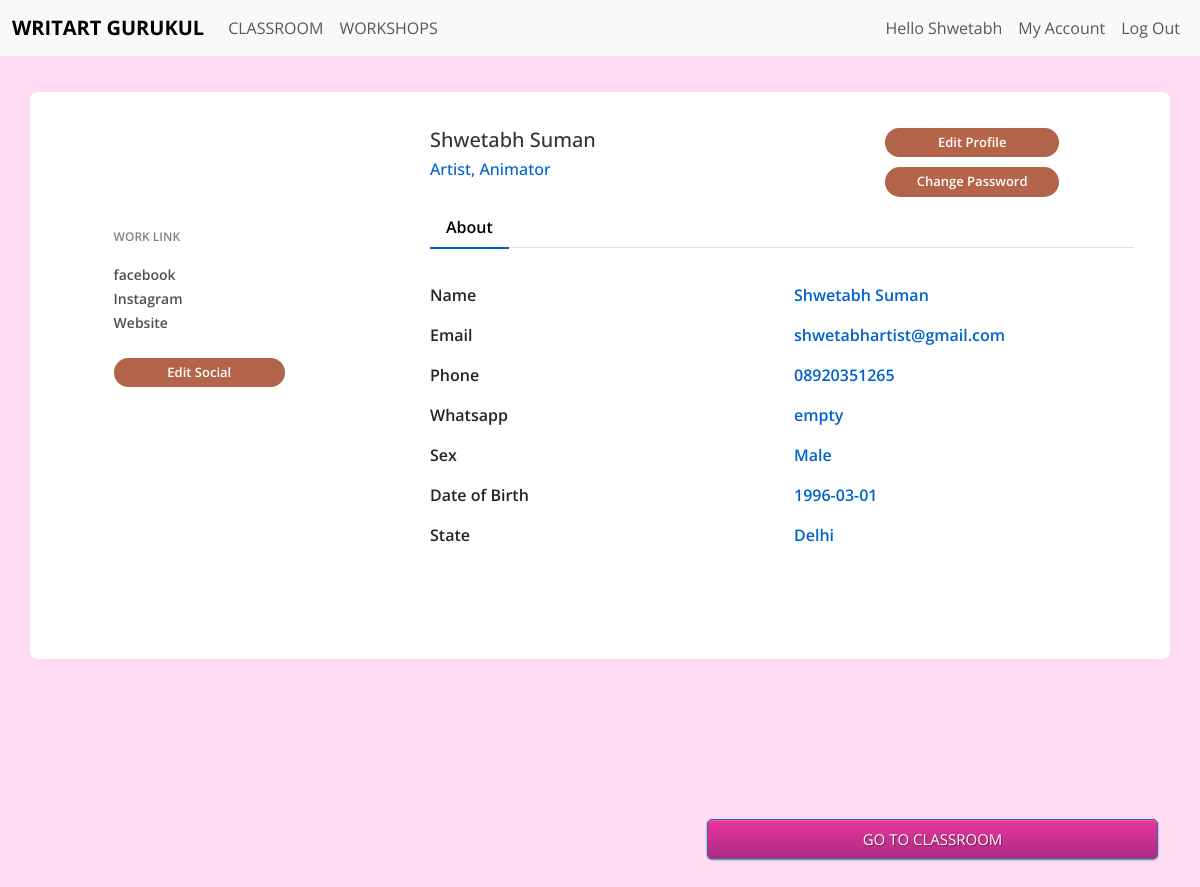
/account/ (signed in), run on the app's committed database.
### models/member.py (models this page shows, shortened)
class Member(UserMixin, db.Model):
    id = db.Column(db.Integer, primary_key=True)
    email = db.Column(db.String(100), unique=True)
    password = db.Column(db.String(100))
    name = db.Column(db.String(1000))
    phone = db.Column(db.String(15), unique=True)
    whatsapp = db.Column(db.String(15))
    profession = db.Column(db.String(100))
    sex = db.Column(db.String(10))
    dob = db.Column(db.String(15))
    state = db.Column(db.String(100))
    fb_url = db.Column(db.String(100))
    insta_url = db.Column(db.String(100))
    website = db.Column(db.String(100))
    registration_date = db.Column(db.String(50))
    participated = db.relationship('Workshop', secondary=member_workshop, backref='participants')
    role = db.relationship('Role', secondary=member_role, backref='members')

### routes/account.py (the view, shortened to what this page needs)
@login_required
@account.route('/', methods=['GET', 'POST'])
def home():
    admin = db.session.query(Role).filter_by(name='admin').one_or_none()
    if len(current_user.participated) > 0:
        certificate = True
    else:
        certificate = False
    certificate_list = []
    return render_template('my_account.html', certificate_list=certificate_list, certificate=certificate,
                           name=current_user.name, logged_in=current_user.is_authenticated, admin=admin)

### app.py (called while the page is built)
@login_manager.user_loader
def load_user(member_id):
    return db.get_or_404(Member, member_id)

### routes/templates/my_account.html (shortened to what this page needs)
{% extends "base.html" %}
{% block content %}
<div>
    <div class="container user-profile">
        <form method="post">
            <div class="row">
                <div class="col-md-4">
                </div>
                <div class="col-md-5">
                    <div class="profile-head">
                                <h5>
                                    {{current_user.name}}
                                </h5>
                                <h6>
                                    {{current_user.profession}}
                                </h6>
                    </div>
                </div>
                <div class="col-md-3">
                    <input type="button" class="profile-edit-btn" name="btnAddMore" onclick="openForm2()" value="Edit Profile"/>
                    <input type="button" class="profile-edit-btn" name="change-password" onclick="openForm()" value="Change Password"/>
                </div>
            </div>
            <div class="row">
                <div class="col-md-4">
                    <div class="profile-work">
                        <p>WORK LINK</p>
                        <a href="{{current_user.fb_url}}">facebook</a><br/>
                        <a href="{{current_user.insta_url}}">Instagram</a><br/>
                        <a href="{{current_user.website}}">Website</a><br><br>
                        <input type="button" class="profile-edit-btn" onclick="openSocialUpdatePopup()" value="Edit Social"/>
                    </div>
                </div>
                <div class="col-md-8 profile-head2">
                    <ul class="nav nav-tabs" id="myTab" role="tablist">
                            <li class="nav-item">
                                <a class="nav-link active" id="home-tab" data-toggle="tab" href="#home" role="tab" aria-controls="home" aria-selected="true">About</a>
                            </li>
                        </ul>
                    <div class="tab-content profile-tab" id="myTabContent">
                        <div class="tab-pane fade show active" id="home" role="tabpanel" aria-labelledby="home-tab">
                                    <div class="row">
                                        <div class="col-md-6">
                                            <label>Name</label>
                                        </div>
                                        <div class="col-md-6" id="name-info">
                                            <p>{{current_user.name}}</p>
                                        </div>
                                    </div>
                                    <div class="row">
                                        <div class="col-md-6">
                                            <label>Email</label>
                                        </div>
                                        <div class="col-md-6" id="email-info">
                                            <p>{{current_user.email}}</p>
                                        </div>
                                    </div>
                                    <div class="row">
                                        <div class="col-md-6">
                                            <label>Phone</label>
                                        </div>
                                        <div class="col-md-6" id="phone-info">
                                            <p>{{current_user.phone}}</p>
                                        </div>
                                    </div>
                                    <div class="row">
                                        <div class="col-md-6">
                                            <label>Whatsapp</label>
                                        </div>
                                        <div class="col-md-6" id="whatsapp-info">
                                            {% if current_user.whatsapp == '' %}
                                                <p>empty</p>
                                            {% else %}
                                                <p>{{current_user.whatsapp}}</p>
                                            {% endif %}
                                        </div>
                                    </div>
                                    <div class="row">
                                        <div class="col-md-6">
                                            <label>Sex</label>
                                        </div>
                                        <div class="col-md-6" >
                                            <p>{{current_user.sex.capitalize()}}</p>
                                        </div>
                                    </div>
                                    <div class="row">
                                        <div class="col-md-6">
                                            <label>Date of Birth</label>
                                        </div>
                                        <div class="col-md-6">
                                            <p>{{current_user.dob}}</p>
                                        </div>
                                    </div>
                                    <div class="row">
                                        <div class="col-md-6">
                                            <label>State</label>
                                        </div>
                                        <div class="col-md-6">
                                            <p>{{current_user.state}}</p>
                                        </div>
                                    </div>
                                    <div class="row">
                                    </div>
                        </div>
                    </div>
                </div>
            </div>
        </form>
    </div>
    <div id="classroom-action">
        <div class="container" >
            <div class="row">
                <div class="col-7">
                </div>
                <div class="col-5">
                    <a href="{{ url_for('school.classroom') }}" CLASS="btn btn-primary btn-block btn-large" role="button">GO TO CLASSROOM</a>
                </div>
            </div>
        </div>
    </div>
</div>
{% endblock %}

### routes/templates/base.html (shortened to what this page needs)
<!DOCTYPE html>
<html>
  <head>
    <link
      rel="stylesheet"
      href="https://stackpath.bootstrapcdn.com/bootstrap/4.5.2/css/bootstrap.min.css"
    />
    <link href="https://cdn.jsdelivr.net/npm/bootstrap@5.3.2/dist/css/bootstrap.min.css" rel="stylesheet">
    <link
      rel="stylesheet"
      href="{{ url_for('static', filename='css/styles.css')}}"
    />
  </head>
  <body>
    <nav class="navbar navbar-expand-lg bg-body-tertiary">
  <div class="container-fluid">
    <a class="navbar-brand" href="{{ url_for('main.home') }}"><b>WRITART GURUKUL</b></a>
    <div class="collapse navbar-collapse" id="navbarSupportedContent">
      <ul class="navbar-nav me-auto mb-2 mb-lg-0">
        <li class="nav-item">
          <a class="nav-link" href="{{ url_for('school.classroom') }}">CLASSROOM</a>
        </li>
        <li class="nav-item">
          <a class="nav-link" href="{{ url_for('school.home') }}">WORKSHOPS</a>
        </li>
      </ul>
      <form class="d-flex" >
      {% if not logged_in %}
        <ul class="navbar-nav">
          <li class="nav-item">
            <a class="nav-link" href="{{url_for('account.login')}}">Login/Register</a>
          </li>
        </ul>
      {% else %}
        <ul class="navbar-nav">
          <li class="nav-item">
            <a class="nav-link" href="{{url_for('account.home')}}">Hello {{ current_user.name.split()[0] }}</a>
          </li>
          <li class="nav-item">
            <a class="nav-link" href="{{url_for('account.home')}}">My Account</a>
          </li>
          <li class="nav-item">
            <a class="nav-link" href="{{url_for('account.logout')}}">Log Out</a>
          </li>
        </ul>
      {% endif %}
      </form>
    </div>
  </div>
</nav>
    {% block content %}
    {% endblock %}
  </body>
</html>

### static/css/styles.css (style rules this page uses)
.btn { display: inline-block; *display: inline; *zoom: 1; padding: 4px 10px 4px; margin-bottom: 0; font-size: 13px; line-height: 18px; color: #333333; text-align: center;text-shadow: 0 1px 1px rgba(255, 255, 255, 0.75); vertical-align: middle; background-color: #f5f5f5; background-image: -moz-linear-gradient(top, #ffffff, #e6e6e6); background-image: -ms-linear-gradient(top, #ffffff, #e6e6e6); background-image: -webkit-gradient(linear, 0 0, 0 100%, from(#ffffff), to(#e6e6e6)); background-image: -webkit-linear-gradient(top, #ffffff, #e6e6e6); background-image: -o-linear-gradient(top, #ffffff, #e6e6e6); background-image: linear-gradient(top, #ffffff, #e6e6e6); background-repeat: repeat-x; filter: progid:dximagetransform.microsoft.gradient(startColorstr=#ffffff, endColorstr=#e6e6e6, GradientType=0); border-color: #e6e6e6 #e6e6e6 #e6e6e6; border-color: rgba(0, 0, 0, 0.1) rgba(0, 0, 0, 0.1) rgba(0, 0, 0, 0.25); border: 1px solid #e6e6e6; -webkit-border-radius: 4px; -moz-border-radius: 4px; border-radius: 4px; -webkit-box-shadow: inset 0 1px 0 rgba(255, 255, 255, 0.2), 0 1px 2px rgba(0, 0, 0, 0.05); -moz-box-shadow: inset 0 1px 0 rgba(255, 255, 255, 0.2), 0 1px 2px rgba(0, 0, 0, 0.05); box-shadow: inset 0 1px 0 rgba(255, 255, 255, 0.2), 0 1px 2px rgba(0, 0, 0, 0.05); cursor: pointer; *margin-left: .3em; }
.btn-large { padding: 9px 14px; font-size: 15px; line-height: normal; -webkit-border-radius: 5px; -moz-border-radius: 5px; border-radius: 5px; }
.btn-primary, .btn-primary:hover { text-shadow: 0 -1px 0 rgba(0, 0, 0, 0.25); color: #ffffff; }
.btn-primary { background-color: #AB2B83; background-image: -moz-linear-gradient(top, #6eb6de, #AB2B83); background-image: -ms-linear-gradient(top, #6eb6de, #AB2B83); background-image: -webkit-gradient(linear, 0 0, 0 100%, from(#792399), to(#AB2B83)); background-image: -webkit-linear-gradient(top, #EA369B, #AB2B83); background-image: -o-linear-gradient(top, #6eb6de, #5AB2B83); background-image: linear-gradient(top, #5D067E, #4a77d4); background-repeat: repeat-x; filter: progid:dximagetransform.microsoft.gradient(startColorstr=#6eb6de, endColorstr=#4a77d4, GradientType=0); border: 1px solid #3762bc; text-shadow: 1px 1px 1px rgba(0,0,0,0.4); box-shadow: inset 0 1px 0 rgba(255, 255, 255, 0.2), 0 1px 2px rgba(0, 0, 0, 0.5); }
.btn-block { width: 100%; display:block; margin-bottom:20px; }
* { -webkit-box-sizing:border-box; -moz-box-sizing:border-box; -ms-box-sizing:border-box; -o-box-sizing:border-box; box-sizing:border-box; }
html { width: 100%; height:100%; overflow:auto; }
body { height: auto; font-family: 'Open Sans', sans-serif; background-color: #FFDCF3; }
.navbar { z-index: 50; }
a { text-decoration: none; text-align: center; }
.container { margin-top: 10rem; text-align: center; }
input { width: 100%; margin-bottom: 10px; background: rgba(255,154,224,0.7); border: none; outline: none; padding: 10px; font-size: 13px; color: #FFFFFF; border: 1px solid rgba(138,12,121,0.5); border-radius: 4px; box-shadow: inset 0 -5px 45px rgba(100,100,100,0.2), 0 1px 1px rgba(255,255,255,0.2); -webkit-transition: box-shadow .5s ease; -moz-transition: box-shadow .5s ease; -o-transition: box-shadow .5s ease; -ms-transition: box-shadow .5s ease; transition: box-shadow .5s ease; }
::placeholder { color: #FFFFFF; opacity: 1; }
.user-profile { padding: 3%; margin-top: 3%; margin-bottom: 3%; border-radius: 0.5rem; background: #fff; text-align: left; }
.profile-head h5 { color: #333; }
.profile-head h6 { color: #0062cc; }
.profile-edit-btn { border: none; border-radius: 1.5rem; width: 70%; padding: 2%; font-weight: 600; color: #fff; cursor: pointer; background-color: #bf6547; }
.profile-head2 .nav-tabs { margin-bottom:5%; }
.profile-head2 .nav-tabs .nav-link { font-weight:600; border: none; }
.profile-head2 .nav-tabs .nav-link.active { border: none; border-bottom:2px solid #0062cc; }
.profile-work { padding: 14%; margin-top: -15%; }
.profile-work p { font-size: 12px; color: #818182; font-weight: 600; margin-top: 10%; }
.profile-work a { text-decoration: none; color: #495057; font-weight: 600; font-size: 14px; }
.profile-tab label { font-weight: 600; }
.profile-tab p { font-weight: 600; color: #0062cc; text-align: left; }
* { padding: 0; margin: 0; box-sizing: border-box; }
#classroom-action .container .row { padding-bottom: 10%; }

### data on the page
Member: name "Shwetabh", name "Shwetabh Suman", profession "Artist, Animator", email "shwetabhartist@gmail.com", phone "08920351265", sex "Male", dob "1996-03-01", state "Delhi"
